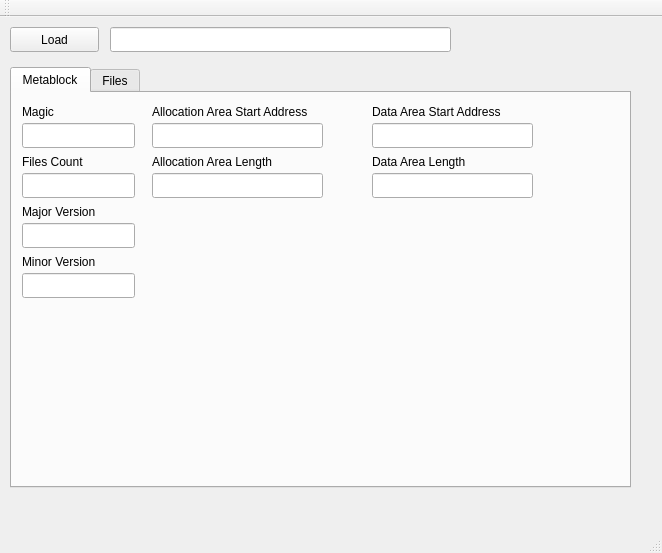
<?xml version="1.0" encoding="UTF-8"?>
<ui version="4.0">
 <class>MainWindow</class>
 <widget class="QMainWindow" name="MainWindow">
  <property name="geometry">
   <rect>
    <x>0</x>
    <y>0</y>
    <width>662</width>
    <height>553</height>
   </rect>
  </property>
  <property name="windowTitle">
   <string>MainWindow</string>
  </property>
  <widget class="QWidget" name="centralWidget">
   <widget class="QPushButton" name="btnLoadDisk">
    <property name="geometry">
     <rect>
      <x>10</x>
      <y>10</y>
      <width>89</width>
      <height>25</height>
     </rect>
    </property>
    <property name="text">
     <string>Load</string>
    </property>
   </widget>
   <widget class="QLineEdit" name="txtDiskFilePath">
    <property name="geometry">
     <rect>
      <x>110</x>
      <y>10</y>
      <width>341</width>
      <height>25</height>
     </rect>
    </property>
   </widget>
   <widget class="QTabWidget" name="tabWidget">
    <property name="geometry">
     <rect>
      <x>10</x>
      <y>50</y>
      <width>621</width>
      <height>421</height>
     </rect>
    </property>
    <property name="currentIndex">
     <number>0</number>
    </property>
    <widget class="QWidget" name="tab">
     <attribute name="title">
      <string>Metablock</string>
     </attribute>
     <widget class="QLabel" name="label_2">
      <property name="geometry">
       <rect>
        <x>10</x>
        <y>10</y>
        <width>67</width>
        <height>17</height>
       </rect>
      </property>
      <property name="text">
       <string>Magic</string>
      </property>
     </widget>
     <widget class="QLabel" name="label_7">
      <property name="geometry">
       <rect>
        <x>360</x>
        <y>60</y>
        <width>211</width>
        <height>17</height>
       </rect>
      </property>
      <property name="text">
       <string>Data Area Length</string>
      </property>
     </widget>
     <widget class="QLineEdit" name="txtMagic">
      <property name="geometry">
       <rect>
        <x>10</x>
        <y>30</y>
        <width>113</width>
        <height>25</height>
       </rect>
      </property>
      <property name="readOnly">
       <bool>true</bool>
      </property>
     </widget>
     <widget class="QLabel" name="label_8">
      <property name="geometry">
       <rect>
        <x>10</x>
        <y>110</y>
        <width>111</width>
        <height>17</height>
       </rect>
      </property>
      <property name="text">
       <string>Major Version</string>
      </property>
     </widget>
     <widget class="QLineEdit" name="txtAllocStart">
      <property name="geometry">
       <rect>
        <x>140</x>
        <y>30</y>
        <width>171</width>
        <height>25</height>
       </rect>
      </property>
      <property name="readOnly">
       <bool>true</bool>
      </property>
     </widget>
     <widget class="QLabel" name="label_4">
      <property name="geometry">
       <rect>
        <x>140</x>
        <y>10</y>
        <width>211</width>
        <height>17</height>
       </rect>
      </property>
      <property name="text">
       <string>Allocation Area Start Address</string>
      </property>
     </widget>
     <widget class="QLabel" name="label_5">
      <property name="geometry">
       <rect>
        <x>140</x>
        <y>60</y>
        <width>211</width>
        <height>17</height>
       </rect>
      </property>
      <property name="text">
       <string>Allocation Area Length</string>
      </property>
     </widget>
     <widget class="QLineEdit" name="txtDataStart">
      <property name="geometry">
       <rect>
        <x>360</x>
        <y>30</y>
        <width>161</width>
        <height>25</height>
       </rect>
      </property>
      <property name="readOnly">
       <bool>true</bool>
      </property>
     </widget>
     <widget class="QLineEdit" name="txtMinorVersion">
      <property name="geometry">
       <rect>
        <x>10</x>
        <y>180</y>
        <width>113</width>
        <height>25</height>
       </rect>
      </property>
      <property name="readOnly">
       <bool>true</bool>
      </property>
     </widget>
     <widget class="QLabel" name="label_6">
      <property name="geometry">
       <rect>
        <x>360</x>
        <y>10</y>
        <width>211</width>
        <height>17</height>
       </rect>
      </property>
      <property name="text">
       <string>Data Area Start Address</string>
      </property>
     </widget>
     <widget class="QLineEdit" name="txtMajorVersion">
      <property name="geometry">
       <rect>
        <x>10</x>
        <y>130</y>
        <width>113</width>
        <height>25</height>
       </rect>
      </property>
      <property name="readOnly">
       <bool>true</bool>
      </property>
     </widget>
     <widget class="QLabel" name="label_3">
      <property name="geometry">
       <rect>
        <x>10</x>
        <y>60</y>
        <width>111</width>
        <height>17</height>
       </rect>
      </property>
      <property name="text">
       <string>Files Count</string>
      </property>
     </widget>
     <widget class="QLineEdit" name="txtFileCount">
      <property name="geometry">
       <rect>
        <x>10</x>
        <y>80</y>
        <width>113</width>
        <height>25</height>
       </rect>
      </property>
      <property name="readOnly">
       <bool>true</bool>
      </property>
     </widget>
     <widget class="QLabel" name="label_9">
      <property name="geometry">
       <rect>
        <x>10</x>
        <y>160</y>
        <width>111</width>
        <height>17</height>
       </rect>
      </property>
      <property name="text">
       <string>Minor Version</string>
      </property>
     </widget>
     <widget class="QLineEdit" name="txtAllocLength">
      <property name="geometry">
       <rect>
        <x>140</x>
        <y>80</y>
        <width>171</width>
        <height>25</height>
       </rect>
      </property>
      <property name="readOnly">
       <bool>true</bool>
      </property>
     </widget>
     <widget class="QLineEdit" name="txtDataLength">
      <property name="geometry">
       <rect>
        <x>360</x>
        <y>80</y>
        <width>161</width>
        <height>25</height>
       </rect>
      </property>
      <property name="readOnly">
       <bool>true</bool>
      </property>
     </widget>
    </widget>
    <widget class="QWidget" name="tab_2">
     <attribute name="title">
      <string>Files</string>
     </attribute>
    </widget>
   </widget>
  </widget>
  <widget class="QMenuBar" name="menuBar">
   <property name="geometry">
    <rect>
     <x>0</x>
     <y>0</y>
     <width>662</width>
     <height>22</height>
    </rect>
   </property>
  </widget>
  <widget class="QToolBar" name="mainToolBar">
   <attribute name="toolBarArea">
    <enum>TopToolBarArea</enum>
   </attribute>
   <attribute name="toolBarBreak">
    <bool>false</bool>
   </attribute>
  </widget>
  <widget class="QStatusBar" name="statusBar"/>
 </widget>
 <layoutdefault spacing="6" margin="11"/>
 <resources/>
 <connections/>
</ui>
